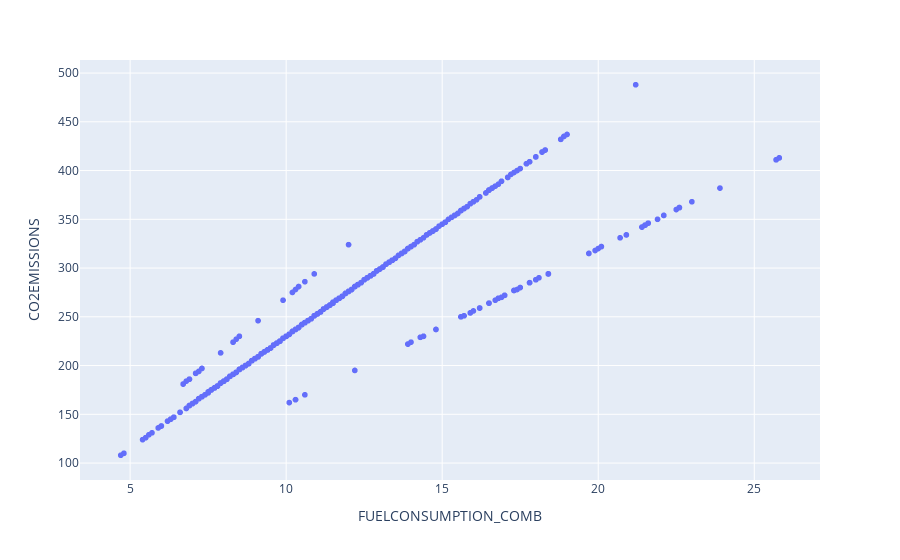

This figure's notebook cell:
### Code cell
fig = px.scatter(df, x="FUELCONSUMPTION_COMB", y="CO2EMISSIONS")
fig.show()

### Figure 1 — Plotly figure (JSON) as saved in the notebook; plotly's stock layout.template omitted (floating-point values rounded to 4 significant figures; data arrays with more than 128 entries replaced by an {"elided": "..."} marker saying what was removed)
{"data": [{"hovertemplate": "FUELCONSUMPTION_COMB=%{x}<br>CO2EMISSIONS=%{y}<extra></extra>", "legendgroup": "", "marker": {"color": "#636efa", "symbol": "circle"}, "mode": "markers", "name": "", "showlegend": false, "type": "scattergl", "x": {"elided": "1067 float values"}, "xaxis": "x", "y": {"elided": "1067 int values"}, "yaxis": "y"}], "layout": {"legend": {"tracegroupgap": 0}, "margin": {"t": 60}, "xaxis": {"anchor": "y", "domain": [0, 1], "title": {"text": "FUELCONSUMPTION_COMB"}}, "yaxis": {"anchor": "x", "domain": [0, 1], "title": {"text": "CO2EMISSIONS"}}}}
